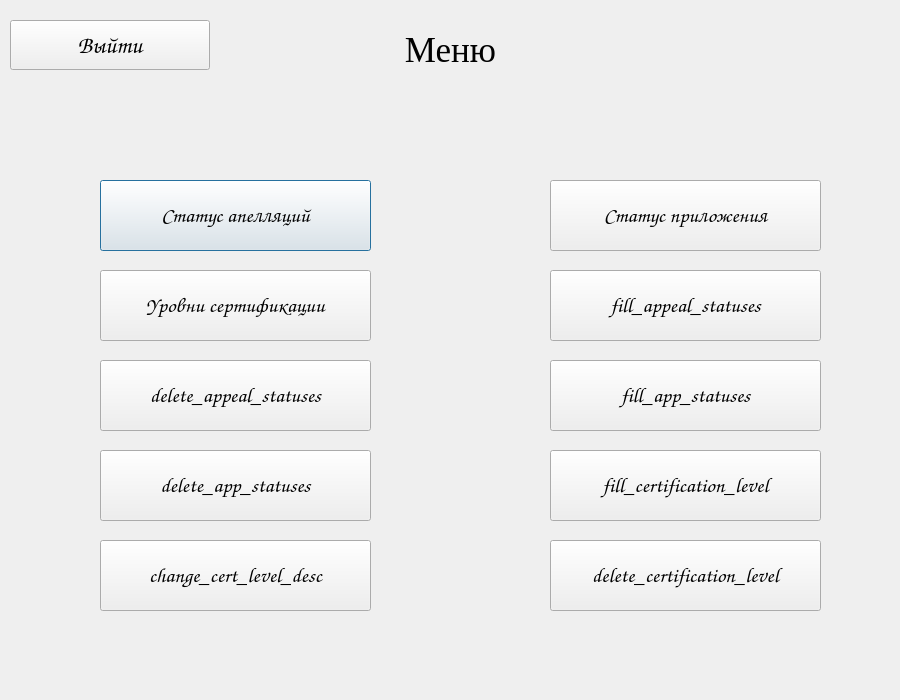
<?xml version="1.0" encoding="UTF-8"?>
<ui version="4.0">
 <class>menuWindow</class>
 <widget class="QDialog" name="menuWindow">
  <property name="geometry">
   <rect>
    <x>0</x>
    <y>0</y>
    <width>900</width>
    <height>700</height>
   </rect>
  </property>
  <property name="windowTitle">
   <string>Dialog</string>
  </property>
  <widget class="QLabel" name="startLabel">
   <property name="geometry">
    <rect>
     <x>0</x>
     <y>0</y>
     <width>901</width>
     <height>100</height>
    </rect>
   </property>
   <property name="font">
    <font>
     <family>Times New Roman</family>
     <pointsize>26</pointsize>
     <weight>50</weight>
     <italic>false</italic>
     <bold>false</bold>
    </font>
   </property>
   <property name="layoutDirection">
    <enum>Qt::LeftToRight</enum>
   </property>
   <property name="autoFillBackground">
    <bool>false</bool>
   </property>
   <property name="styleSheet">
    <string notr="true"/>
   </property>
   <property name="text">
    <string>Меню</string>
   </property>
   <property name="alignment">
    <set>Qt::AlignCenter</set>
   </property>
   <property name="wordWrap">
    <bool>false</bool>
   </property>
  </widget>
  <widget class="QPushButton" name="appealStatusesButton">
   <property name="geometry">
    <rect>
     <x>100</x>
     <y>180</y>
     <width>271</width>
     <height>71</height>
    </rect>
   </property>
   <property name="font">
    <font>
     <family>Comic Sans MS</family>
     <pointsize>16</pointsize>
     <weight>50</weight>
     <bold>false</bold>
    </font>
   </property>
   <property name="styleSheet">
    <string notr="true"/>
   </property>
   <property name="text">
    <string>Статус апелляций</string>
   </property>
   <property name="default">
    <bool>false</bool>
   </property>
   <property name="flat">
    <bool>false</bool>
   </property>
  </widget>
  <widget class="QPushButton" name="backButton">
   <property name="geometry">
    <rect>
     <x>10</x>
     <y>20</y>
     <width>200</width>
     <height>50</height>
    </rect>
   </property>
   <property name="font">
    <font>
     <family>Comic Sans MS</family>
     <pointsize>18</pointsize>
     <weight>75</weight>
     <bold>true</bold>
    </font>
   </property>
   <property name="styleSheet">
    <string notr="true"/>
   </property>
   <property name="text">
    <string>Выйти</string>
   </property>
   <property name="default">
    <bool>false</bool>
   </property>
   <property name="flat">
    <bool>false</bool>
   </property>
  </widget>
  <widget class="QPushButton" name="appStatusesButton">
   <property name="geometry">
    <rect>
     <x>550</x>
     <y>180</y>
     <width>271</width>
     <height>71</height>
    </rect>
   </property>
   <property name="font">
    <font>
     <family>Comic Sans MS</family>
     <pointsize>16</pointsize>
     <weight>50</weight>
     <bold>false</bold>
    </font>
   </property>
   <property name="styleSheet">
    <string notr="true"/>
   </property>
   <property name="text">
    <string>Статус приложения</string>
   </property>
   <property name="default">
    <bool>false</bool>
   </property>
   <property name="flat">
    <bool>false</bool>
   </property>
  </widget>
  <widget class="QPushButton" name="certificationLevelsButton">
   <property name="geometry">
    <rect>
     <x>100</x>
     <y>270</y>
     <width>271</width>
     <height>71</height>
    </rect>
   </property>
   <property name="font">
    <font>
     <family>Comic Sans MS</family>
     <pointsize>16</pointsize>
     <weight>50</weight>
     <bold>false</bold>
    </font>
   </property>
   <property name="styleSheet">
    <string notr="true"/>
   </property>
   <property name="text">
    <string>Уровни сертификации</string>
   </property>
   <property name="default">
    <bool>false</bool>
   </property>
   <property name="flat">
    <bool>false</bool>
   </property>
  </widget>
  <widget class="QPushButton" name="fill_appeal_statuses">
   <property name="geometry">
    <rect>
     <x>550</x>
     <y>270</y>
     <width>271</width>
     <height>71</height>
    </rect>
   </property>
   <property name="font">
    <font>
     <family>Comic Sans MS</family>
     <pointsize>16</pointsize>
     <weight>50</weight>
     <bold>false</bold>
    </font>
   </property>
   <property name="styleSheet">
    <string notr="true"/>
   </property>
   <property name="text">
    <string>fill_appeal_statuses</string>
   </property>
   <property name="default">
    <bool>false</bool>
   </property>
   <property name="flat">
    <bool>false</bool>
   </property>
  </widget>
  <widget class="QPushButton" name="fill_app_statuses">
   <property name="geometry">
    <rect>
     <x>550</x>
     <y>360</y>
     <width>271</width>
     <height>71</height>
    </rect>
   </property>
   <property name="font">
    <font>
     <family>Comic Sans MS</family>
     <pointsize>16</pointsize>
     <weight>50</weight>
     <bold>false</bold>
    </font>
   </property>
   <property name="styleSheet">
    <string notr="true"/>
   </property>
   <property name="text">
    <string>fill_app_statuses</string>
   </property>
   <property name="default">
    <bool>false</bool>
   </property>
   <property name="flat">
    <bool>false</bool>
   </property>
  </widget>
  <widget class="QPushButton" name="delete_appeal_statuses">
   <property name="geometry">
    <rect>
     <x>100</x>
     <y>360</y>
     <width>271</width>
     <height>71</height>
    </rect>
   </property>
   <property name="font">
    <font>
     <family>Comic Sans MS</family>
     <pointsize>16</pointsize>
     <weight>50</weight>
     <bold>false</bold>
    </font>
   </property>
   <property name="styleSheet">
    <string notr="true"/>
   </property>
   <property name="text">
    <string>delete_appeal_statuses</string>
   </property>
   <property name="default">
    <bool>false</bool>
   </property>
   <property name="flat">
    <bool>false</bool>
   </property>
  </widget>
  <widget class="QPushButton" name="delete_app_statuses">
   <property name="geometry">
    <rect>
     <x>100</x>
     <y>450</y>
     <width>271</width>
     <height>71</height>
    </rect>
   </property>
   <property name="font">
    <font>
     <family>Comic Sans MS</family>
     <pointsize>16</pointsize>
     <weight>50</weight>
     <bold>false</bold>
    </font>
   </property>
   <property name="styleSheet">
    <string notr="true"/>
   </property>
   <property name="text">
    <string>delete_app_statuses</string>
   </property>
   <property name="default">
    <bool>false</bool>
   </property>
   <property name="flat">
    <bool>false</bool>
   </property>
  </widget>
  <widget class="QPushButton" name="fill_certification_level">
   <property name="geometry">
    <rect>
     <x>550</x>
     <y>450</y>
     <width>271</width>
     <height>71</height>
    </rect>
   </property>
   <property name="font">
    <font>
     <family>Comic Sans MS</family>
     <pointsize>16</pointsize>
     <weight>50</weight>
     <bold>false</bold>
    </font>
   </property>
   <property name="styleSheet">
    <string notr="true"/>
   </property>
   <property name="text">
    <string>fill_certification_level</string>
   </property>
   <property name="default">
    <bool>false</bool>
   </property>
   <property name="flat">
    <bool>false</bool>
   </property>
  </widget>
  <widget class="QPushButton" name="delete_certification_level">
   <property name="geometry">
    <rect>
     <x>550</x>
     <y>540</y>
     <width>271</width>
     <height>71</height>
    </rect>
   </property>
   <property name="font">
    <font>
     <family>Comic Sans MS</family>
     <pointsize>16</pointsize>
     <weight>50</weight>
     <bold>false</bold>
    </font>
   </property>
   <property name="styleSheet">
    <string notr="true"/>
   </property>
   <property name="text">
    <string>delete_certification_level</string>
   </property>
   <property name="default">
    <bool>false</bool>
   </property>
   <property name="flat">
    <bool>false</bool>
   </property>
  </widget>
  <widget class="QPushButton" name="change_cert_level_desc">
   <property name="geometry">
    <rect>
     <x>100</x>
     <y>540</y>
     <width>271</width>
     <height>71</height>
    </rect>
   </property>
   <property name="font">
    <font>
     <family>Comic Sans MS</family>
     <pointsize>16</pointsize>
     <weight>50</weight>
     <bold>false</bold>
    </font>
   </property>
   <property name="styleSheet">
    <string notr="true"/>
   </property>
   <property name="text">
    <string>change_cert_level_desc</string>
   </property>
   <property name="default">
    <bool>false</bool>
   </property>
   <property name="flat">
    <bool>false</bool>
   </property>
  </widget>
 </widget>
 <resources/>
 <connections/>
</ui>
